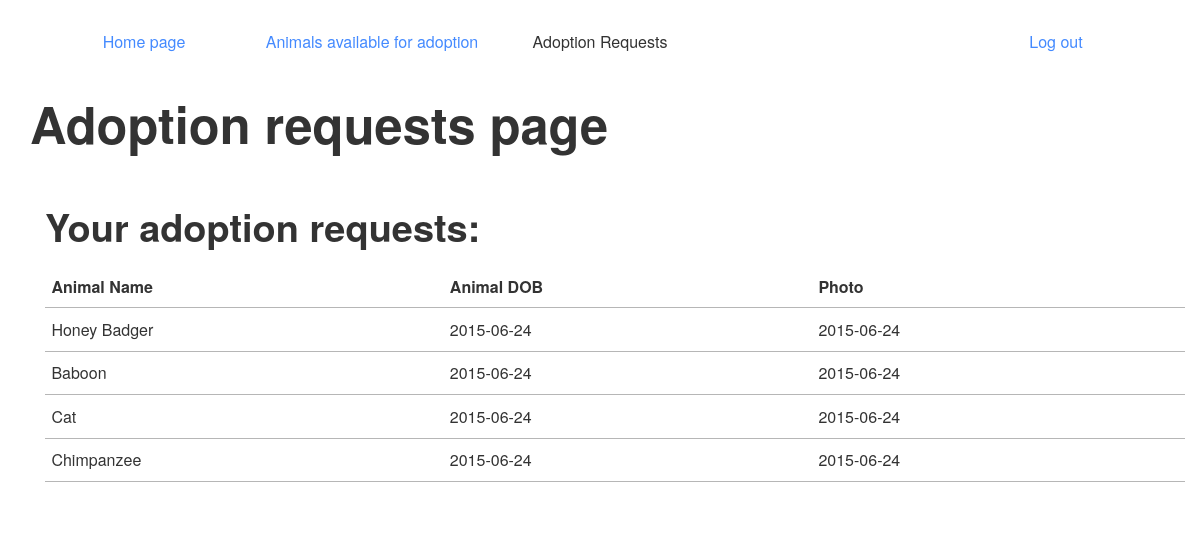
The app's page /userAdoptionRequests.php (signed in) with its own data.
### tables this page shows
CREATE TABLE IF NOT EXISTS `animal` (
  `animalId` int(11) unsigned NOT NULL AUTO_INCREMENT,
  `name` varchar(35) NOT NULL,
  `dateofbirth` datetime NOT NULL,
  `description` varchar(255) DEFAULT NULL,
  `animalType` varchar(50) NOT NULL,
  `photo` varchar(500) DEFAULT NULL,
  `available` tinyint(1) DEFAULT NULL,
  PRIMARY KEY (`animalId`),
  UNIQUE KEY `animalId` (`animalId`)
);

### userAdoptionRequests.php (the view, shortened to what this page needs)
<!DOCTYPE html>
<html lang="en" xmlns="http://www.w3.org/1999/xhtml">
<head>
	<link rel="stylesheet" href="baseguide-master/css/baseguide.min.css">
	<link rel="stylesheet" href="baseguide-master/css/demo.css">
</head>
<body>
<section id="userSection"  class="container">
	<nav>
		<ul class="list-equal">
			<li><a href="/coursework/userHomePage.php">Home page</a></li>
			<li><a href="/coursework/userAvailableAdoptionPage.php">Animals available for adoption</a></li>
			<li>Adoption Requests</li>
			<li><a href="#"></a></li>
			<li><a href="/coursework/log_out.php">Log out</a></li>
		</ul>
	</nav>
	<h1>Adoption requests page</h1>
	<div id="userAvailableAdoptionPage" class="container">
		<section id="availableAdoption">
			<h2>Your adoption requests:</h2>
				<?php
				$result = mysqli_query($link, 'SELECT a.name, a.dateofbirth, a.description, a.animalType, a.photo, a.available FROM animal a, adoptionrequest r WHERE a.animalId = r.animalID and r.userID = ' . $_SESSION['user']);
				$numOfRows = mysqli_num_rows($result);
					echo "<table class='table'>
						   <tr>
						   <th>Animal Name</th>
						   <th>Animal DOB</th>
						   <th>Photo</th>
						   <th></th>
						   </tr>";
					if($numOfRows >= 1)
					{
						foreach($result as $row) {
							$row['dateofbirth'] = date("Y-m-d");
							echo "<tr>";
							echo '<td>' . $row['name'] . "</td>";
							echo '<td>' . $row['dateofbirth'] . "</td>";
							echo '<td>' . $row['dateofbirth'] . "</td>";
							echo '<td>';
							echo "</td>";
							echo "</tr>";
						}
					}
					echo "</table>";
				?>
		</section>
	</div>
</section>
</body>
</html>

### baseguide-master/css/demo.css (style rules this page uses)
section { margin-top: 15px; padding-top: 15px; border-top: 0.2em solid #efefef; }
section:first-child { margin-top: 0; border-top: 0; }
@media (min-width: 48em) { section { margin-top: 30px; padding-top: 30px; } }

### records on screen
animal: name "Honey Badger", dateofbirth "2015-06-24"
animal: name "Baboon", dateofbirth "2015-06-24"
animal: name "Cat", dateofbirth "2015-06-24"
animal: name "Chimpanzee", dateofbirth "2015-06-24"
